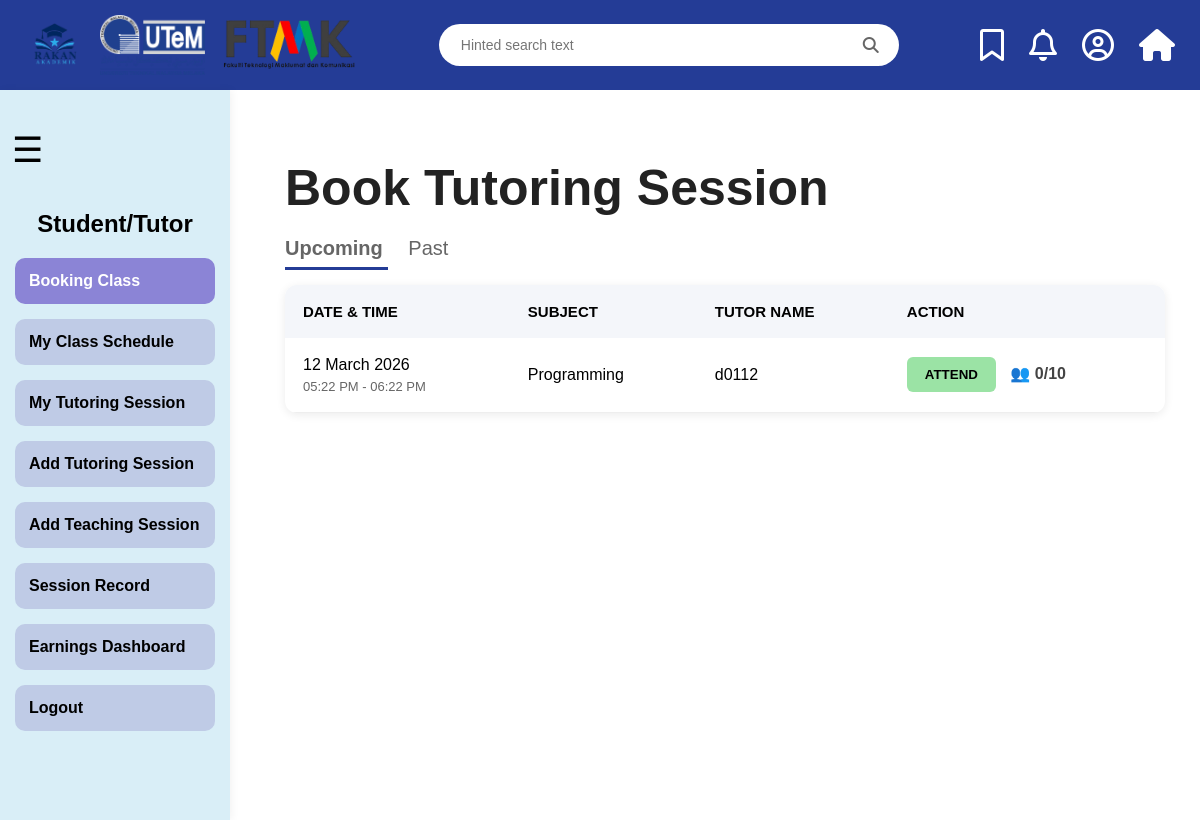
Screenshot of /booking.php with the database file from the repository.
### booking.php (the view, shortened to what this page needs)
<?php
include("db_connect.php");
$matricNoStudent = $_SESSION['matric'];
$sql = "SELECT *
        FROM `teaching record`
        WHERE teachingStatus='Available'";
$result = mysqli_query($conn,$sql);
?>
<!DOCTYPE html>
<html lang="en">
<head>
<link rel="stylesheet"
href="https://cdnjs.cloudflare.com/ajax/libs/font-awesome/6.5.1/css/all.min.css">
<link rel="stylesheet" href="style.css">
</head>
<body>
<div class="header">
    <div class="header-left">
        <img src="images/logoRakan.png"
             alt="Rakan Akademik"
             class="header-logo">
        <img src="images/logoUtem.png"
             alt="UTeM"
             class="header-logo">
        <img src="images/logoFtmk.png"
             alt="FTMK"
             class="header-logo">
    </div>
    <div class="search-box">
        <input type="text" placeholder="Hinted search text">
        <i class="fas fa-search"></i>
    </div>
    <div class="header-icons">
        <i class="far fa-bookmark"></i>
        <i class="far fa-bell"></i>
        <i class="far fa-user-circle"></i>
        <i class="fas fa-home" onclick="location.href='dashboard.php'" title="Dashboard"></i>
    </div>
</div>
<div id="sidebar" class="sidebar">
    <div class="menu-btn" onclick="toggleSidebar()">
        ☰
    </div>
    <h2>Student/Tutor</h2>
    <nav>
        <ul>
            <li><a href="booking.php" class="active-menu">Booking Class</a></li>
            <li><a href="myclassschedule.php">My Class Schedule</a></li>
            <li><a href="mytutoringsession.php">My Tutoring Session</a></li>
            <li><a href="addtutoringsession.php">Add Tutoring Session</a></li>
            <li><a href="teachingsessionrecord.php">Add Teaching Session</a></li>
            <li><a href="sessionrecord.php">Session Record</a></li>
            <li><a href="earningsdashboard.php">Earnings Dashboard</a></li>
            <li><a href="#">Logout</a></li>
        </ul>
    </nav>
</div>
<div class="content">
    <h1>Book Tutoring Session</h1>
    <div class="tab">
        <span id="upcomingTab"
              class="active-tab"
              onclick="showUpcoming()">
            Upcoming
        </span>
        <span id="pastTab"
              onclick="showPast()">
            Past
        </span>
    </div>
    <div id="upcomingTable">
        <table>
            <tr>
                <th>DATE & TIME</th>
                <th>SUBJECT</th>
                <th>TUTOR NAME</th>
                <th>ACTION</th>
            </tr>
            <?php
            while($row = mysqli_fetch_assoc($result))
{
    $recordID = $row['recordID'];
    $checkBooking = mysqli_query(
        $conn,
        "SELECT *
         FROM booking
         WHERE recordID='$recordID'
         AND matricNoStudent='$matricNoStudent'"
    );
    $alreadyBooked = mysqli_num_rows($checkBooking);
            ?>
            <tr>
                <td>
                    <?php
                    echo date(
                        "d F Y",
                        strtotime($row['sessionDate'])
                    );
                    ?>
                    <br>
                    <small>
                        <?php
                        echo date(
                            "h:i A",
                            strtotime($row['startTime'])
                        );
                        ?>
                        -
                        <?php
                        echo date(
                            "h:i A",
                            strtotime($row['endTime'])
                        );
                        ?>
                    </small>
                </td>
                <td>
                    <?php echo $row['subject']; ?>
                </td>
                <td>
                    <?php echo $row['matricNoTutor']; ?>
                </td>
                <td>
                    <form method="POST">
                        <?php
if($alreadyBooked > 0)
{
?>
    <button
    type="button"
    class="attended"
    disabled>
        ATTENDED
    </button>
<?php
}
else
{
?>
    <button
    type="submit"
    name="bookSession"
    class="available">
        ATTEND
    </button>
<?php
}
?>
                        <?php
$recordID = $row['recordID'];
$countSql = "SELECT COUNT(*) AS total
             FROM booking
             WHERE recordID='$recordID'";
$countResult = mysqli_query($conn,$countSql);
$countRow = mysqli_fetch_assoc($countResult);
$totalStudent = $countRow['total'];
?>
<span class="student-count">
    👥 <?php echo $totalStudent; ?>/10
</span>
                    </form>
                </td>
            </tr>
            <?php
            }
            ?>
        </table>
    </div>
</div>
</body>
</html>

### style.css (style rules this page uses)
body { margin:0; font-family:Arial, sans-serif; }
.header { height:90px; background:#243c96; display:flex; justify-content:space-between; align-items:center; padding:0 25px; }
.header-left { display:flex; align-items:center; gap:15px; }
.header-logo { height:60px; width:auto; }
.search-box { width:420px; background:white; border-radius:30px; padding:12px 20px; display:flex; align-items:center; }
.search-box input { border:none; outline:none; flex:1; font-size:14px; }
.search-box i { color:#666; }
.header-icons { display:flex; align-items:center; gap:25px; color:white; font-size:32px; }
.header-icons i { cursor:pointer; }
.menu-btn { font-size:35px; cursor:pointer; padding:20px 12px; transition:0.3s; }
.sidebar { width:230px; background:#d9eef7; height:calc(100vh - 90px); padding-top:20px; box-shadow:2px 0 8px rgba(0,0,0,0.05); transition:0.3s; overflow:hidden; position:absolute; left:0; }
.sidebar h2 { text-align:center; }
.sidebar ul { list-style:none; padding:0; }
.sidebar li { margin:15px; }
.sidebar a { display:block; padding:14px; background:#bfcbe6; text-decoration:none; color:black; border-radius:10px; font-weight:600; transition:0.3s; }
.active-menu { background:#8b84d6 !important; color:white !important; }
.content { margin-left:250px; padding:35px; transition:0.3s; }
.content h1 { font-size:50px; margin-bottom:20px; color:#222; }
.tab { margin-bottom:25px; }
.tab span { cursor:pointer; margin-right:25px; font-size:20px; color:#666; }
.active-tab { color:#243c96; border-bottom:3px solid #243c96; font-weight:bold; padding-bottom:8px; }
table { width:100%; border-collapse:collapse; background:white; border-radius:12px; overflow:hidden; box-shadow:0 2px 10px rgba(0,0,0,0.08); }
th { background:#f4f6fa; padding:18px; text-align:left; font-size:15px; }
td { padding:18px; border-bottom:1px solid #eee; }
.available { background:#9be3a5; border:none; padding:10px 18px; border-radius:6px; font-weight:bold; cursor:pointer; }
.student-count { margin-left:10px; font-weight:bold; color:#444; }
.tab span { cursor:pointer; margin-right:20px; font-size:20px; }
small { color:#666; font-size:13px; display:block; margin-top:5px; }

### rows the page displays
teaching record: sessionDate "12 March 2026", startTime "05:22 PM", endTime "06:22 PM", subject "Programming", matricNoTutor "d0112", totalStudent "0"
